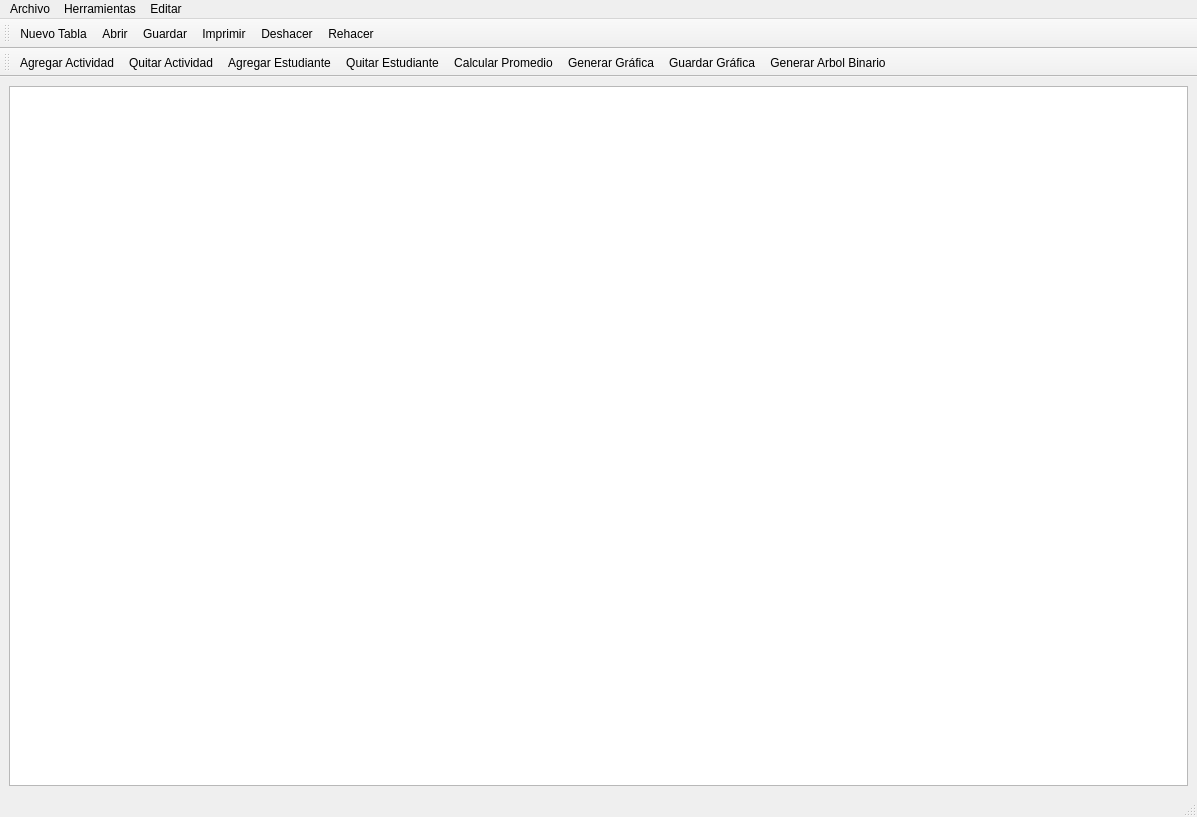
<?xml version="1.0" encoding="UTF-8"?>
<ui version="4.0">
 <class>MainWindow</class>
 <widget class="QMainWindow" name="MainWindow">
  <property name="geometry">
   <rect>
    <x>0</x>
    <y>0</y>
    <width>1197</width>
    <height>817</height>
   </rect>
  </property>
  <property name="sizePolicy">
   <sizepolicy hsizetype="Maximum" vsizetype="Maximum">
    <horstretch>0</horstretch>
    <verstretch>0</verstretch>
   </sizepolicy>
  </property>
  <property name="maximumSize">
   <size>
    <width>16777215</width>
    <height>16777215</height>
   </size>
  </property>
  <property name="baseSize">
   <size>
    <width>1320</width>
    <height>720</height>
   </size>
  </property>
  <property name="windowTitle">
   <string>QtProject</string>
  </property>
  <property name="layoutDirection">
   <enum>Qt::LeftToRight</enum>
  </property>
  <widget class="QWidget" name="centralwidget">
   <layout class="QGridLayout" name="gridLayout_2">
    <item row="0" column="0">
     <layout class="QGridLayout" name="gridLayout">
      <item row="0" column="0">
       <widget class="QTableView" name="tableView">
        <property name="sizePolicy">
         <sizepolicy hsizetype="Expanding" vsizetype="Expanding">
          <horstretch>0</horstretch>
          <verstretch>0</verstretch>
         </sizepolicy>
        </property>
        <attribute name="horizontalHeaderVisible">
         <bool>false</bool>
        </attribute>
        <attribute name="verticalHeaderVisible">
         <bool>false</bool>
        </attribute>
       </widget>
      </item>
     </layout>
    </item>
    <item row="1" column="0">
     <layout class="QGridLayout" name="gridLayout_3"/>
    </item>
   </layout>
  </widget>
  <widget class="QMenuBar" name="menubar">
   <property name="geometry">
    <rect>
     <x>0</x>
     <y>0</y>
     <width>1197</width>
     <height>21</height>
    </rect>
   </property>
   <widget class="QMenu" name="menuFile">
    <property name="title">
     <string>Archivo</string>
    </property>
    <addaction name="actionNew"/>
    <addaction name="actionOpen"/>
    <addaction name="actionSave"/>
    <addaction name="separator"/>
    <addaction name="actionPrint"/>
   </widget>
   <widget class="QMenu" name="menuHerramientas">
    <property name="title">
     <string>Herramientas</string>
    </property>
    <addaction name="actionCreateBarGraphic"/>
    <addaction name="actionSave_Graphic"/>
    <addaction name="separator"/>
    <addaction name="actionAddActivity"/>
    <addaction name="actionRemoveActivity"/>
    <addaction name="separator"/>
    <addaction name="actionAddStudent"/>
    <addaction name="actionRemoveStudent"/>
    <addaction name="actionCalculate_Average"/>
    <addaction name="separator"/>
    <addaction name="actionCreated_Binary_Tree"/>
   </widget>
   <widget class="QMenu" name="menuEdit">
    <property name="title">
     <string>Editar</string>
    </property>
    <addaction name="actionUndo"/>
    <addaction name="actionRedo"/>
   </widget>
   <addaction name="menuFile"/>
   <addaction name="menuHerramientas"/>
   <addaction name="menuEdit"/>
  </widget>
  <widget class="QStatusBar" name="statusbar"/>
  <widget class="QToolBar" name="toolBar">
   <property name="windowTitle">
    <string>toolBar</string>
   </property>
   <attribute name="toolBarArea">
    <enum>TopToolBarArea</enum>
   </attribute>
   <attribute name="toolBarBreak">
    <bool>false</bool>
   </attribute>
   <addaction name="actionNew"/>
   <addaction name="actionOpen"/>
   <addaction name="actionSave"/>
   <addaction name="actionPrint"/>
   <addaction name="actionUndo"/>
   <addaction name="actionRedo"/>
  </widget>
  <widget class="QToolBar" name="toolBar_2">
   <property name="windowTitle">
    <string>toolBar_2</string>
   </property>
   <attribute name="toolBarArea">
    <enum>TopToolBarArea</enum>
   </attribute>
   <attribute name="toolBarBreak">
    <bool>true</bool>
   </attribute>
   <addaction name="actionAddActivity"/>
   <addaction name="actionRemoveActivity"/>
   <addaction name="actionAddStudent"/>
   <addaction name="actionRemoveStudent"/>
   <addaction name="actionCalculate_Average"/>
   <addaction name="actionCreateBarGraphic"/>
   <addaction name="actionSave_Graphic"/>
   <addaction name="actionCreated_Binary_Tree"/>
  </widget>
  <action name="actionSave">
   <property name="text">
    <string>Guardar</string>
   </property>
  </action>
  <action name="actionNew">
   <property name="text">
    <string>Nuevo Tabla</string>
   </property>
  </action>
  <action name="actionOpen">
   <property name="text">
    <string>Abrir</string>
   </property>
  </action>
  <action name="actionCreateBarGraphic">
   <property name="text">
    <string>Generar Gráfica</string>
   </property>
  </action>
  <action name="actionAddActivity">
   <property name="text">
    <string>Agregar Actividad</string>
   </property>
  </action>
  <action name="actionRemoveActivity">
   <property name="text">
    <string>Quitar Actividad</string>
   </property>
  </action>
  <action name="actionAddStudent">
   <property name="text">
    <string>Agregar Estudiante</string>
   </property>
  </action>
  <action name="actionRemoveStudent">
   <property name="text">
    <string>Quitar Estudiante</string>
   </property>
  </action>
  <action name="actionCalculate_Average">
   <property name="text">
    <string>Calcular Promedio</string>
   </property>
  </action>
  <action name="actionSave_Graphic">
   <property name="text">
    <string>Guardar Gráfica</string>
   </property>
  </action>
  <action name="actionPrint">
   <property name="text">
    <string>Imprimir</string>
   </property>
  </action>
  <action name="actionCreated_Binary_Tree">
   <property name="text">
    <string>Generar Arbol Binario</string>
   </property>
  </action>
  <action name="actionUndo">
   <property name="text">
    <string>Deshacer</string>
   </property>
  </action>
  <action name="actionRedo">
   <property name="text">
    <string>Rehacer</string>
   </property>
  </action>
 </widget>
 <resources/>
 <connections/>
</ui>
